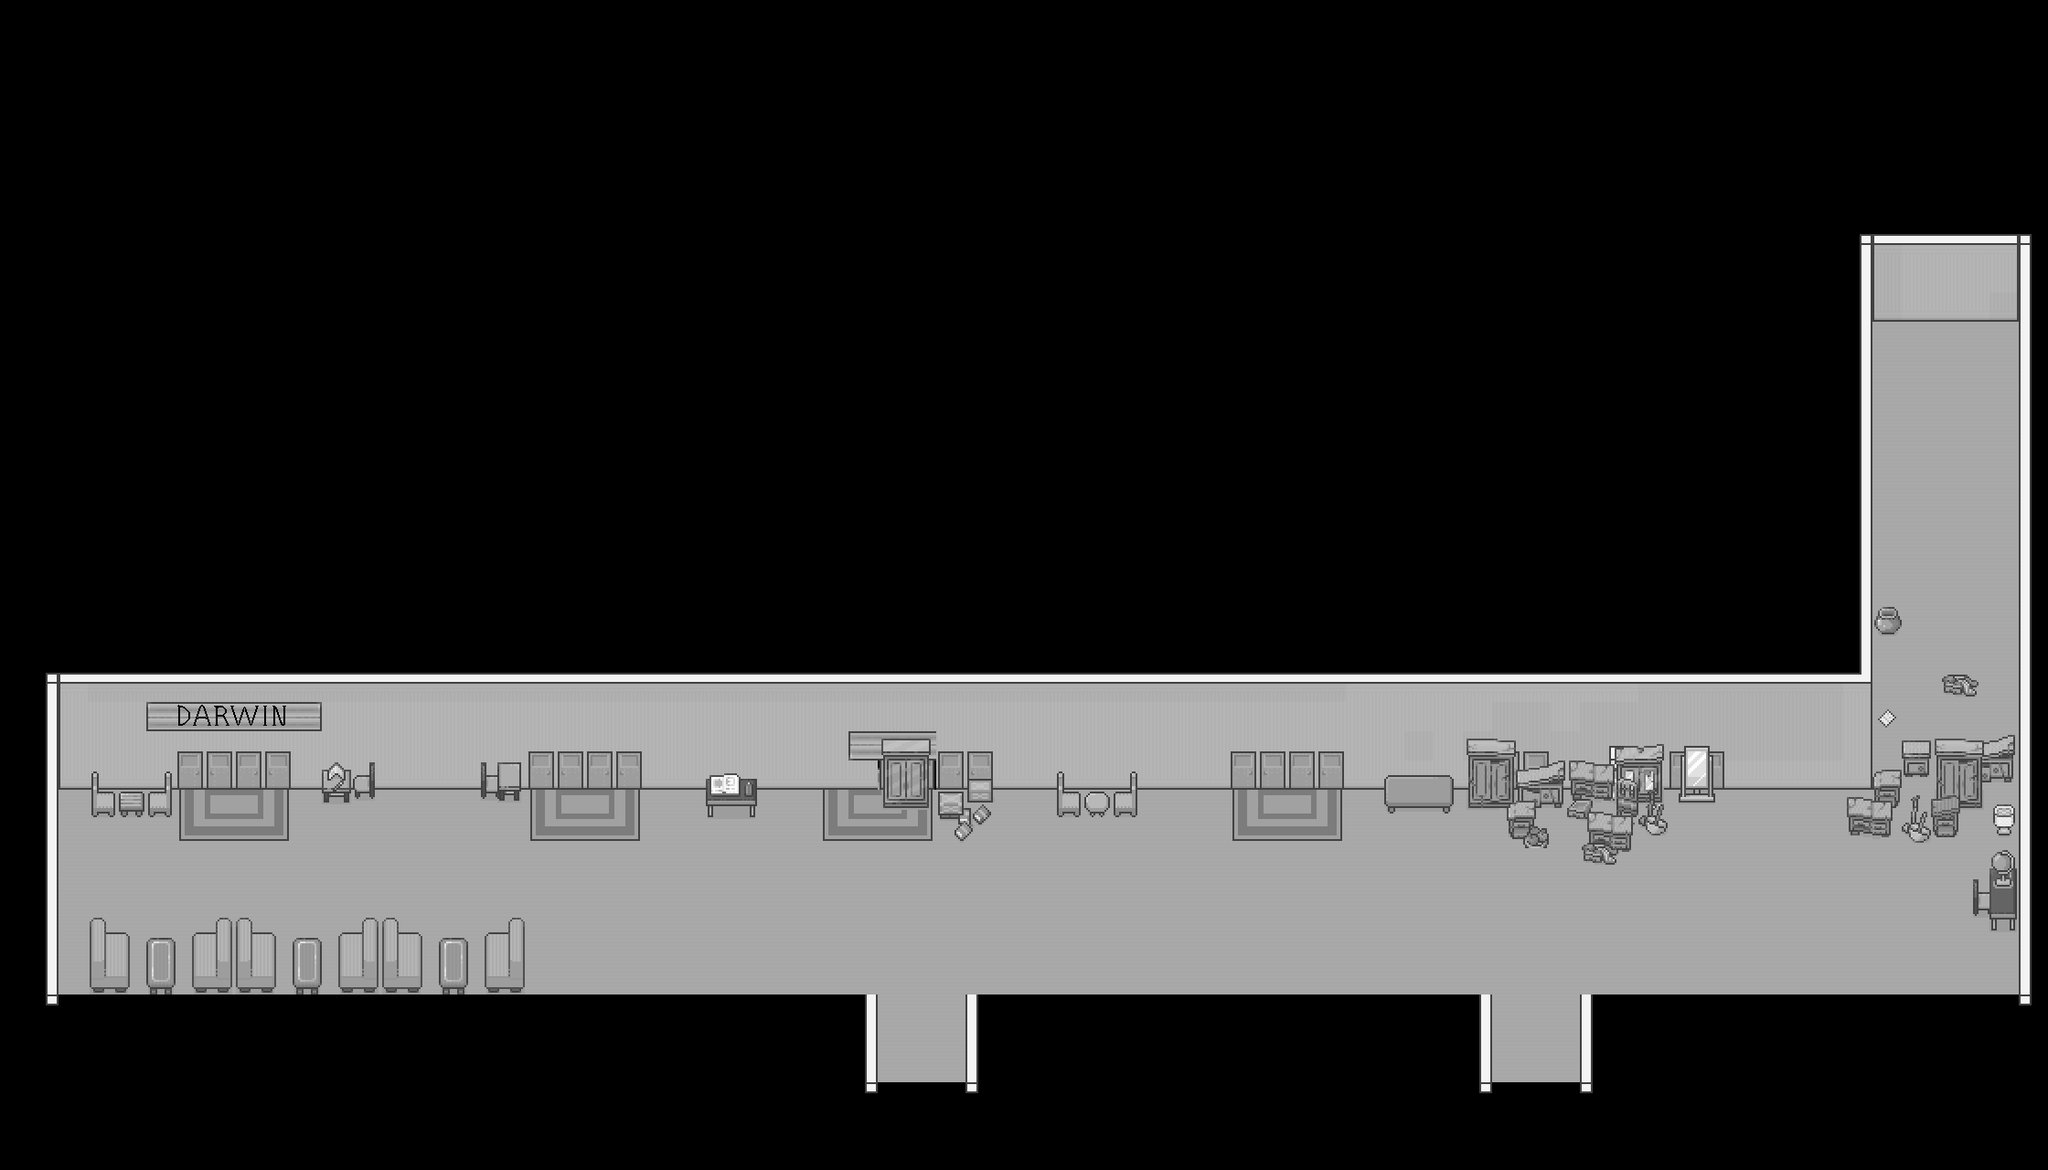

This is a level from a 2D game, rendered from its Tiled map with the project's own tilesets. A one-line summary and the map file follow, with tile-layer data summarised:
An orthogonal 70x40 tile map with 32x32 px tiles, 6 tile layers (Sol, SurSol, Mur, Meuble, ...), 4 tilesets and 79 objects (obj_chaise_kinky, obj_sainte_chaise, perforatrice_path1, perforatrice_path2, perforatrice_path3, ...).

<map version="1.10" tiledversion="1.10.2" orientation="orthogonal" renderorder="right-down" width="70" height="40" tilewidth="32" tileheight="32" infinite="0" nextlayerid="8" nextobjectid="93">
 <tileset firstgid="1" name="Room_Builder_32x32" tilewidth="32" tileheight="32" tilecount="391" columns="17">
  <image source="style_sheet/Room_Builder_32x32.png" width="544" height="736" />
 </tileset>
 <tileset firstgid="392" source="style_sheet/Interiors_free.tsx" />
 <tileset firstgid="1816" source="style_sheet/Room_Builder_32x32.tsx" />
 <tileset firstgid="2207" source="style_sheet/Darwin.tsx" />
 <layer id="1" name="Sol" width="70" height="40">
  <data>[2800 cells, 623 non-empty, 1 distinct tile ids]</data>
 </layer>
 <layer id="2" name="SurSol" width="70" height="40">
  <data>[2800 cells, 52 non-empty, 16 distinct tile ids]</data>
 </layer>
 <layer id="5" name="Mur" width="70" height="40">
  <data>[2800 cells, 265 non-empty, 18 distinct tile ids]</data>
 </layer>
 <layer id="3" name="Meuble" width="70" height="40">
  <data>[2800 cells, 222 non-empty, 98 distinct tile ids]</data>
 </layer>
 <layer id="4" name="Meuble2" width="70" height="40">
  <data>[2800 cells, 21 non-empty, 21 distinct tile ids]</data>
 </layer>
 <layer id="6" name="Top" width="70" height="40">
  <data>[2800 cells, 25 non-empty, 17 distinct tile ids]</data>
 </layer>
 <objectgroup id="7" name="Obj">
  <object id="1" x="32" y="736" width="32" height="364">
   <properties>
    <property name="col" type="bool" value="true" />
   </properties>
  </object>
  <object id="5" x="65" y="739" width="476" height="124">
   <properties>
    <property name="col" type="bool" value="true" />
   </properties>
  </object>
  <object id="6" x="543" y="738" width="418" height="124">
   <properties>
    <property name="col" type="bool" value="true" />
   </properties>
  </object>
  <object id="7" x="963" y="737" width="508" height="126">
   <properties>
    <property name="col" type="bool" value="true" />
   </properties>
  </object>
  <object id="8" x="1473" y="738" width="575" height="126">
   <properties>
    <property name="col" type="bool" value="true" />
   </properties>
  </object>
  <object id="9" x="2012" y="256" width="34" height="489">
   <properties>
    <property name="col" type="bool" value="true" />
   </properties>
  </object>
  <object id="10" x="2048" y="258" width="172" height="93">
   <properties>
    <property name="col" type="bool" value="true" />
   </properties>
  </object>
  <object id="11" x="2210" y="353" width="11" height="745">
   <properties>
    <property name="col" type="bool" value="true" />
   </properties>
  </object>
  <object id="12" x="1728" y="1088" width="480" height="33">
   <properties>
    <property name="col" type="bool" value="true" />
   </properties>
  </object>
  <object id="13" x="1730" y="1120" width="12" height="74">
   <properties>
    <property name="col" type="bool" value="true" />
   </properties>
  </object>
  <object id="14" x="1611" y="1085" width="19" height="110">
   <properties>
    <property name="col" type="bool" value="true" />
   </properties>
  </object>
  <object id="15" x="1055" y="1087" width="575" height="32">
   <properties>
    <property name="col" type="bool" value="true" />
   </properties>
  </object>
  <object id="16" x="1057" y="1112" width="11" height="71">
   <properties>
    <property name="col" type="bool" value="true" />
   </properties>
  </object>
  <object id="17" x="944" y="1085" width="15" height="100">
   <properties>
    <property name="col" type="bool" value="true" />
   </properties>
  </object>
  <object id="18" x="480" y="1089" width="479" height="31">
   <properties>
    <property name="col" type="bool" value="true" />
   </properties>
  </object>
  <object id="19" x="45" y="1088" width="463" height="33">
   <properties>
    <property name="col" type="bool" value="true" />
   </properties>
  </object>
  <object id="20" x="99.3333" y="861.333" width="26.6667" height="34.3333">
   <properties>
    <property name="col" type="bool" value="true" />
   </properties>
  </object>
  <object id="21" x="129.333" y="865.667" width="28.3333" height="30.6667">
   <properties>
    <property name="col" type="bool" value="true" />
   </properties>
  </object>
  <object id="22" x="162.333" y="866.333" width="26.6667" height="29.3333">
   <properties>
    <property name="col" type="bool" value="true" />
   </properties>
  </object>
  <object id="23" x="98.6667" y="1016" width="42" height="70">
   <properties>
    <property name="col" type="bool" value="true" />
   </properties>
  </object>
  <object id="24" x="161" y="1025.67" width="30" height="59.3333">
   <properties>
    <property name="col" type="bool" value="true" />
   </properties>
  </object>
  <object id="25" x="210.917" y="1018.5" width="40.3333" height="65.5">
   <properties>
    <property name="col" type="bool" value="true" />
   </properties>
  </object>
  <object id="26" x="258.667" y="1018.08" width="41" height="71.25">
   <properties>
    <property name="col" type="bool" value="true" />
   </properties>
  </object>
  <object id="27" x="320.333" y="1024.33" width="30" height="64.6667">
   <properties>
    <property name="col" type="bool" value="true" />
   </properties>
  </object>
  <object id="28" x="371.667" y="1017.67" width="41.3333" height="71.6667">
   <properties>
    <property name="col" type="bool" value="true" />
   </properties>
  </object>
  <object id="29" x="420.333" y="1017.67" width="38.6667" height="68.3333">
   <properties>
    <property name="col" type="bool" value="true" />
   </properties>
  </object>
  <object id="30" x="480.333" y="1024" width="30.3333" height="65">
   <properties>
    <property name="col" type="bool" value="true" />
   </properties>
  </object>
  <object id="31" x="531" y="1023.33" width="41" height="64.6667">
   <properties>
    <property name="col" type="bool" value="true" />
   </properties>
  </object>
  <object id="32" x="526" y="860.5" width="41" height="16">
   <properties>
    <property name="col" type="bool" value="true" />
   </properties>
  </object>
  <object id="33" x="350" y="860" width="59" height="24">
   <properties>
    <property name="col" type="bool" value="true" />
   </properties>
  </object>
  <object id="34" x="773" y="853" width="56.3333" height="36.3333">
   <properties>
    <property name="col" type="bool" value="true" />
   </properties>
  </object>
  <object id="35" x="1152.5" y="860" width="92.5" height="36.25">
   <properties>
    <property name="col" type="bool" value="true" />
   </properties>
  </object>
  <object id="36" x="1698.83" y="845.167" width="32.6667" height="39.3333">
   <properties>
    <property name="col" type="bool" value="true" />
   </properties>
  </object>
  <object id="39" x="1513" y="861.5" width="76" height="30.5">
   <properties>
    <property name="col" type="bool" value="true" />
   </properties>
  </object>
  <object id="40" name="obj_chaise_kinky" x="1132" y="865" width="48.5" height="54.5">
   <properties>
    <property name="col" type="bool" value="false" />
   </properties>
  </object>
  <object id="41" name="obj_sainte_chaise" x="1219.5" y="867" width="47.5" height="58">
   <properties>
    <property name="col" type="bool" value="false" />
   </properties>
  </object>
  <object id="43" name="perforatrice_path1" x="159.5" y="928" width="33" height="32">
   <properties>
    <property name="col" type="bool" value="false" />
   </properties>
  </object>
  <object id="44" name="perforatrice_path2" x="640" y="927.667" width="31.5" height="31.5">
   <properties>
    <property name="col" type="bool" value="false" />
   </properties>
  </object>
  <object id="45" name="perforatrice_path3" x="640" y="1024.25" width="32.25" height="32">
   <properties>
    <property name="col" type="bool" value="false" />
   </properties>
  </object>
  </objectgroup>
</map>
<!-- 40 of 79 objects omitted -->
